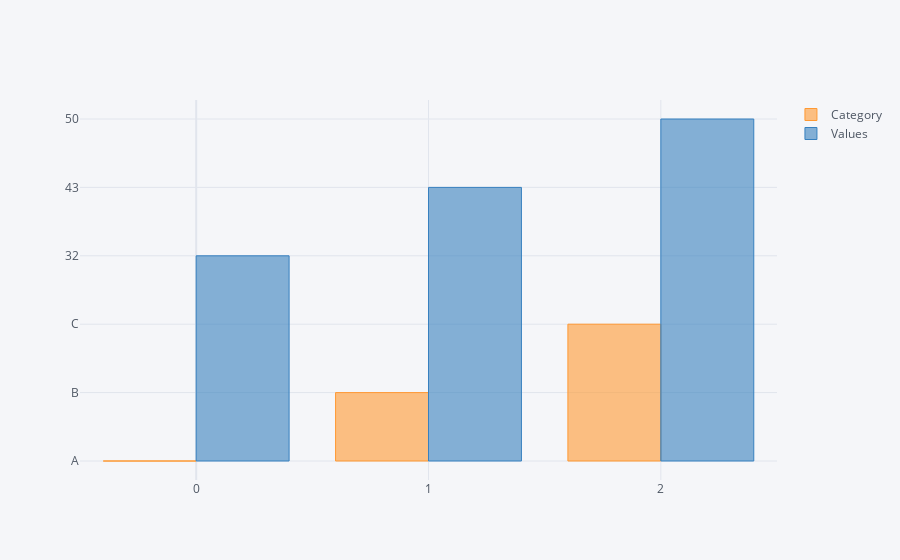

Notebook code for this chart:
### Code cell
df2.iplot(kind='bar',)

### Figure 1 — Plotly figure (JSON) as saved in the notebook; plotly's stock layout.template omitted (floating-point values rounded to 4 significant figures)
{"data": [{"marker": {"color": "rgba(255, 153, 51, 0.6)", "line": {"color": "rgba(255, 153, 51, 1.0)", "width": 1}}, "name": "Category", "orientation": "v", "text": "", "type": "bar", "x": [0, 1, 2], "y": ["A", "B", "C"]}, {"marker": {"color": "rgba(55, 128, 191, 0.6)", "line": {"color": "rgba(55, 128, 191, 1.0)", "width": 1}}, "name": "Values", "orientation": "v", "text": "", "type": "bar", "x": [0, 1, 2], "y": [32, 43, 50]}], "layout": {"autosize": true, "legend": {"bgcolor": "#F5F6F9", "font": {"color": "#4D5663"}}, "paper_bgcolor": "#F5F6F9", "plot_bgcolor": "#F5F6F9", "title": {"font": {"color": "#4D5663"}}, "xaxis": {"autorange": true, "gridcolor": "#E1E5ED", "range": [-0.5, 2.5], "showgrid": true, "tickfont": {"color": "#4D5663"}, "title": {"font": {"color": "#4D5663"}, "text": ""}, "type": "linear", "zerolinecolor": "#E1E5ED"}, "yaxis": {"autorange": true, "gridcolor": "#E1E5ED", "range": [-0.2778, 5.278], "showgrid": true, "tickfont": {"color": "#4D5663"}, "title": {"font": {"color": "#4D5663"}, "text": ""}, "type": "category", "zerolinecolor": "#E1E5ED"}}}
